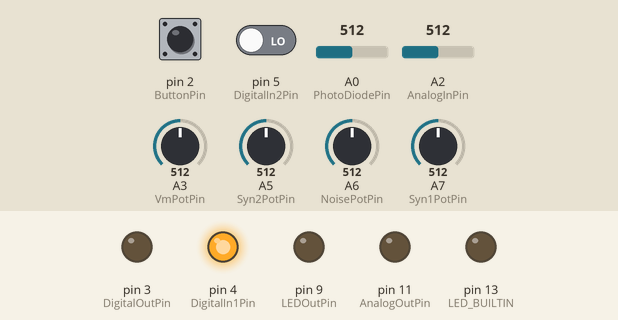
The sketch below on a simulated Arduino Nano, built with avr-gcc and run on an emulated ATmega328P. Shown: output pins drawn as LEDs (lit = HIGH). Dashed ring = blinking. The test bench sets the inputs (shaded band); at power-on: pin 2 (ButtonPin) LOW, A5 (Syn2PotPin) = 512, A0 (PhotoDiodePin) = 512, pin 5 (DigitalIn2Pin) LOW, A2 (AnalogInPin) = 512, A3 (VmPotPin) = 512, A6 (NoisePotPin) = 512, A7 (Syn1PotPin) = 512. Random numbers use the default seed unless the sketch sets one; what the sketch prints to the serial monitor is not drawn.

Above: at 1.2 s.
1.3 s: pin 2 (ButtonPin) pulled HIGH for 0.15 s
At 1.37 s:
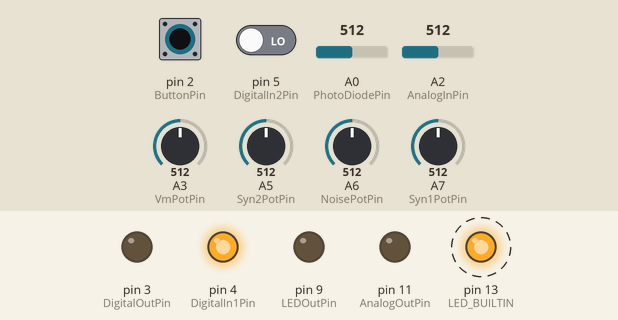
At 3.9 s:
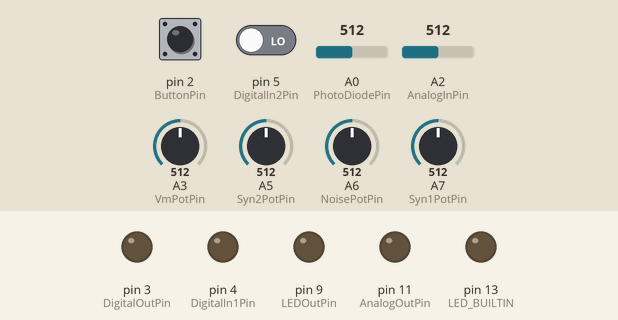
4.4 s: A5 (Syn2PotPin) set to 306
At 6.65 s:
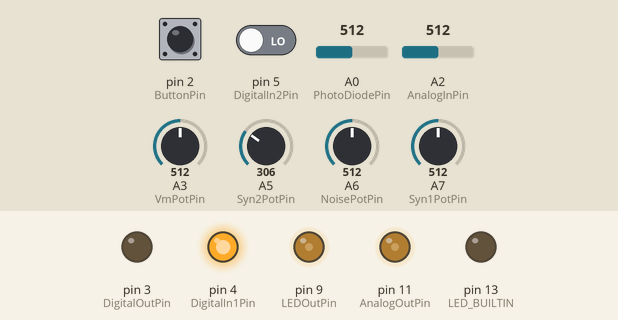
7.4 s: A0 (PhotoDiodePin) set to 30
10.4 s: pin 5 (DigitalIn2Pin) driven HIGH
13.4 s: pin 2 (ButtonPin) pulled HIGH for 3.2 s
Timing chart, 0 to 25.4 s (numbered marks = the images above; inputs shaded):
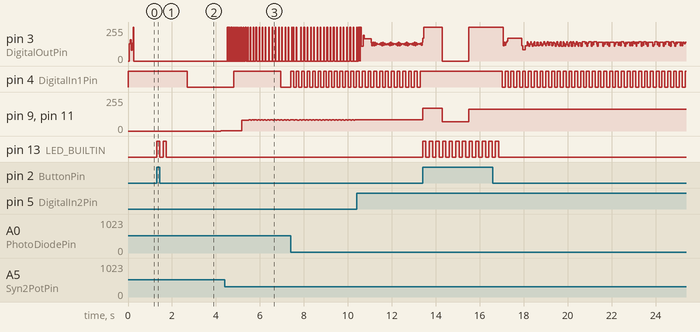

Measured:
- after the input at 1.3 s, pin 13 (LED_BUILTIN): alternates HIGH for 0.15 s and LOW for 0.15 s, 4 changes in all, then stays LOW, starting at once
- after the input at 4.4 s, pin 3 (DigitalOutPin): 0/255 → 255/255 after 0.11 s, then repeats every 0.05 s: 0/255 0.03 s, 255/255 0.02 s

The sketch:

SpikelingArduinoScript.ino
```cpp
////////////////////////////////////////////////////////////////////////////
// Spikeling v1.0. By T Baden, Sussex Neuroscience, UK (www.badenlab.org) //
// 2017                                                             //
// Izhikevich model taken from original paper (2003 IEEE)                 //
////////////////////////////////////////////////////////////////////////////

///////////////////////////////////////////////////////////////////////////
// KEY PARAMETERS TO SET BY USER  /////////////////////////////////////////
///////////////////////////////////////////////////////////////////////////

int   nosound         = 0;    // 0 default, click on spike + digi out port active. 1 switches both off
int   noled           = 0;    // 0 default, 1 switches the LED off
int   AnalogInActive  = 1;  // PORT 3 setting: Is Analog In port in use? Note that this shares the dial with the Syn2 (PORT 2) dial

float PD_Scaling      = 0.5;  // the lower the more sensitive.                       Default = 0.5
int   SynapseScaling  = 50;   // The lower, the stronger the synapse.                Default = 50
int   VmPotiScaling   = 2;    // the lower, the stronger the impact of the Vm poti.  Default = 2
int   AnalogInScaling = 2500; // the lower, the stronger the impact of Analog Input. Default = 2500
int   NoiseScaling    = 10;   // the lower, the higher the default noise level.      Default = 10

float Synapse_decay = 0.995; // speed of synaptic decay.The difference to 1 matters - the smaller the difference, the slower the decay. Default  = 0.995
float PD_gain_min   = 0.0;   // the photodiode gain cannot decay below this value
float timestep_ms   = 0.1;  // default 0.1, so the model runs at 10 kHz at default (0.1 ms steps). Changing this will speed up / slow down everything. This can be set a lot faster if desired, but individual functions will start to fail so test carefully

// set up Neuron behaviour array parameters
int   nModes = 5; // set this to number of entries in each array. Entries 1 define Mode 1, etc..

  // Izhikevich model parameters - for some pre-tested behaviours from the original paper, see bottom of the script
float Array_a[]           =  { 0.02,  0.02, 0.02, 0.02, 0.02 }; // time scale of recovery variable u. Smaller a gives slower recovery
float Array_b[]           =  { 0.20,  0.20, 0.25, 0.20, -0.1 }; // recovery variable associated with u. greater b coules it more strongly (basically sensitivity)
int   Array_c[]           =  {  -65,   -50,  -55,  -55,  -55 }; // after spike reset value
float Array_d[]           =  {  6.0,   2.0, 0.05,  4.0,  6.0 }; // after spike reset of recovery variable

float Array_PD_decay[]    =  { 0.00005,  0.001, 0.00005,  0.001, 0.00005  }; // slow/fast adapting Photodiode - small numbers make diode slow to decay
float Array_PD_recovery[] =  {   0.001,   0.01,   0.001,   0.01,   0.001  }; // slow/fast adapting Photodiode - small numbers make diode recover slowly
int   Array_DigiOutMode[] =  {       1,      1,       1,      1,       1  }; // PORT 1 setting. 0: Synapse 1 In, 1: Stimulus out, 2: 50 Hz binary noise out (for reverse correlation)
int   Array_PD_polarity[] =  {       1,     -1,      -1,      1,       1  }; // 1 or -1, flips photodiode polarity, i.e. 1: ON cell, 2: OFF cell

/////////////////////////////////////////////////////////////////////////////////////////////////////////////////////////////////////////
// MAIN PROGRAMME - ONLY CHANGE IF YOU KNOW WHAT YOU ARE DOING !                                                                       //
/////////////////////////////////////////////////////////////////////////////////////////////////////////////////////////////////////////

// set up pins
#define PhotoDiodePin A0 // Photodiode
#define LEDOutPin 9      // LED
#define ButtonPin 2      // Push button to switch spike modes
#define VmPotPin A3      // Resting membrane potential
#define Syn1PotPin A7    // efficacy synapse 1
#define Syn2PotPin A5    // efficacy synapse 2
#define NoisePotPin A6   // scaling of Noise level
#define DigitalIn1Pin 4  // Synapse 1 Input - expects 5V pulses
#define DigitalIn2Pin 5  // Synapse 2 input - expects 5V pulses
#define AnalogInPin A2   // Analog in- takes 0-5V (positive only)
#define DigitalOutPin 3  // "Axon" - generates 5V pulses
#define AnalogOutPin 11  // Analog out for full spike waveform

////////////////////////////////////////////////////////////////////////////
// Setup variables required to drive the model
float I_total;           // Total input current to the model
float I_PD;              // Photodiode current
float I_Vm;              // Vm setting current
float I_Synapse;         // Total synaptic current of both synapses
float I_AnalogIn;        // Current from analog Input
float I_Noise;           // Noise current
float Synapse1Ampl;      // Synapse 1 efficacy
float Synapse2Ampl;      // Synapse 2 efficacy
float AnalogInAmpl;      // Analog In efficacy
float NoiseAmpl;         // Added Noise level

//Set read intervals for different inputs
long PDinterval            = 100;    // how often do we read the photodiode? (in us)
long PDpreviousMicros      = 0;
long SpikeIninterval       = 1000; // how often do we read the Digi Ins? (in us)
long SpikeInpreviousMicros = 0;
long Outputinterval        = 1000; // how often do update the output LEDs/serial (in us). Note this also defines Digi Out "spike" duration
long OutputpreviousMicros  = 0;
long ModelpreviousMicros   = 0;
long DigiOutInterval       = 1000;    // how often do consider the DigiOut port in stimulation mode (in us) - this will affect the "noise" frequency as well as Step frequency
long DigiOutpreviousMicros = 0;

// initialise state variables for different inputs
boolean spike = false;
int     buttonState    = 0;
int     SpikeIn1State  = 0;
int     SpikeIn2State  = 0;
int     VmPotVal       = 0;
float   Syn1PotVal     = 0.0;
float   Syn2PotVal     = 0.0;
float   NoisePotVal    = 0.0;
float   AnalogInPotVal = 0.0;
float   AnalogInVal    = 0.0;
int     PDVal          = 0;
int     Stimulator_Val = 0;

// for PD smoothing // this is a dirty hack to smooth the photodiode current which in raw form generates ugly noise spikes
int PDVal_Array[]         =  {0,0,0,0,0,0,0,0,0,0};
int PD_integration_counter= 0;
float PDVal_smoothed      = 0;

float PD_gain = 1.0;
int NeuronBehaviour = 0; // 0:8 for different modes, cycled by button
int DigiOutStep = 0;     // stimestep counter for stimulator mode
int Stim_State = 0;      // State of the internal stimulator
float v; // voltage in Iziekevich model
float u; // recovery variable in Iziekevich model

int startMicros = micros();

////////////////////////////////////////////////////////////////////////////
// SETUP (this only runs once at when the Arduino is initialised) //////////
////////////////////////////////////////////////////////////////////////////

void setup(void) {
  Serial.begin(230400); //
  // Set all the PINs
  pinMode(LED_BUILTIN, OUTPUT); // 13 digital
  pinMode(AnalogOutPin, OUTPUT); // 11 "digital" PWM
  pinMode(DigitalOutPin, OUTPUT); // 3 digital
  pinMode(LEDOutPin, OUTPUT); // 9 digital PWM
  pinMode(DigitalIn1Pin, INPUT); // 4 digital
  pinMode(DigitalIn2Pin, INPUT); // 5 digital
  pinMode(ButtonPin, INPUT); // 2 digital
  pinMode(PhotoDiodePin, INPUT); // 0 analog
  pinMode(AnalogInPin, INPUT); // 5 analog // same as Synapse 2
  pinMode(VmPotPin,INPUT); // 3 analog
  pinMode(Syn1PotPin,INPUT); // 7 analog
  pinMode(Syn2PotPin,INPUT); // 5 analog // this one also controls the Analog In gain!
  pinMode(NoisePotPin,INPUT); // 6 analog

  if (Array_DigiOutMode[NeuronBehaviour]==0) {
      pinMode(DigitalIn1Pin, INPUT); // SET SYNAPSE 1 IN AS INTENDED
    } else {
      pinMode(DigitalIn1Pin, OUTPUT); // SET SYNAPSE 1 IN AS STIMULATOR OUT CHANNEL
    }

  TCCR2B = TCCR2B & 0b11111000 | 0x01; // sets PWM pins 3 and 11 (timer 2) to 31250 Hz
}

////////////////////////////////////////////////////////////////////////////
// MAIN ////////////////////////////////////////////////////////////////////
////////////////////////////////////////////////////////////////////////////

void loop(void) {

  // check system time in microseconds
  unsigned long currentMicros = micros() - startMicros;

  // read button to change spike model
  buttonState = digitalRead(ButtonPin);
  if (buttonState == HIGH) {
    NeuronBehaviour+=1;
    if (NeuronBehaviour>=nModes) {NeuronBehaviour=0;}
    Serial.print("Neuron Mode:");
    Serial.println(NeuronBehaviour);
    for (int modeblink = 0; modeblink < NeuronBehaviour +1; modeblink++) {
      digitalWrite(LED_BUILTIN, HIGH); // Blinks the onboard LED according to which programme is selected
      delay(150);
      digitalWrite(LED_BUILTIN, LOW);
      delay(150);
    }
    if (Array_DigiOutMode[NeuronBehaviour]==0) {
      pinMode(DigitalIn1Pin, INPUT); // SET SYNAPSE 1 IN AS INTENDED
    } else {
      pinMode(DigitalIn1Pin, OUTPUT); // SET SYNAPSE 1 IN AS STIMULATOR OUT CHANNEL
    }
  }

  // read Vm potentiometer to calculate I_Vm
  VmPotVal = analogRead(VmPotPin); // 0:1023, Vm
  I_Vm = -1 * (VmPotVal-512) / VmPotiScaling;

  // read analog In potentiometer to set Analog in and Noise scaling
  AnalogInPotVal = analogRead(Syn2PotPin); // 0:1023, Vm - reads same pot as Synapse 2!
  AnalogInAmpl = (AnalogInPotVal - 512) / AnalogInScaling;

  NoisePotVal = analogRead(NoisePotPin); // 0:1023, Vm
  NoiseAmpl = -1 * ((NoisePotVal-512) / NoiseScaling);
  if (NoiseAmpl<0) {NoiseAmpl = 0;}

  // read analog in to calculate I_AnalogIn and I_Noise
  AnalogInVal = analogRead(AnalogInPin); // 0:1023
  I_AnalogIn = -1 * (AnalogInVal) * AnalogInAmpl;
  if (AnalogInActive == 0) {I_AnalogIn = 0;}

  I_Noise+=random(-NoiseAmpl/2,NoiseAmpl/2);
  I_Noise*=0.9;


  // read Photodiode every PDinterval microseconds
  if(currentMicros - PDpreviousMicros > PDinterval) {
    PDpreviousMicros = currentMicros;

    int PDVal = analogRead(PhotoDiodePin); // 0:1023

    // PD integration over 5 points
    if (PD_integration_counter<10) {
      PD_integration_counter+=1;
    } else {
      PD_integration_counter=0;
    }
    PDVal_Array[PD_integration_counter]=PDVal;
    PDVal_smoothed=(PDVal_Array[0]+PDVal_Array[1]+PDVal_Array[2]+PDVal_Array[3]+PDVal_Array[4]+PDVal_Array[5]+PDVal_Array[6]+PDVal_Array[7]+PDVal_Array[8]+PDVal_Array[9])/10; // dirty hack to smooth PD current - could be a lot more elegant

    I_PD = ((PDVal_smoothed) / PD_Scaling) * PD_gain; // input current

    if (PD_gain>PD_gain_min){
      PD_gain-=Array_PD_decay[NeuronBehaviour]*I_PD; // adapts proportional to I_PD
       if (PD_gain<PD_gain_min){
        PD_gain=PD_gain_min;
      }
    }
    if (PD_gain<1.0) {
      PD_gain+=Array_PD_recovery[NeuronBehaviour]; // recovers by constant % per iteration
    }
  }

  // Read the two synapses to calculate Synapse Ampl parameters
  Syn1PotVal = analogRead(Syn1PotPin); // 0:1023, Vm
  Synapse1Ampl = -1* (Syn1PotVal-512) / SynapseScaling; //
  Syn2PotVal = analogRead(Syn2PotPin); // 0:1023, Vm
  Synapse2Ampl = -1 * (Syn2PotVal-512) / SynapseScaling; //

  // read Synapse digital inputs every SpikeIninterval microseconds
  if(currentMicros - SpikeInpreviousMicros > SpikeIninterval) {
    SpikeInpreviousMicros = currentMicros;
    SpikeIn1State = digitalRead(DigitalIn1Pin);
    if (Array_DigiOutMode[NeuronBehaviour]>0){
      SpikeIn1State = LOW;
    }
    SpikeIn2State = digitalRead(DigitalIn2Pin);
    if (SpikeIn1State == HIGH) {I_Synapse+=Synapse1Ampl;}
    if (SpikeIn2State == HIGH) {I_Synapse+=Synapse2Ampl;}
  }
  // Decay all synaptic current towards zero
  I_Synapse*=Synapse_decay;

  // calculate Izhikevich model
  float I_total = I_PD*Array_PD_polarity[NeuronBehaviour] + I_Vm + I_Synapse + I_AnalogIn + I_Noise; // Add up all current sources

  if(currentMicros - ModelpreviousMicros > timestep_ms*1000) {
    ModelpreviousMicros = currentMicros;
    v = v + timestep_ms*(0.04 * v * v + 5*v + 140 - u + I_total);
    u = u + timestep_ms*(Array_a[NeuronBehaviour] * ( Array_b[NeuronBehaviour]*v - u));
    if (v>=30.0){v=Array_c[NeuronBehaviour]; u+=Array_d[NeuronBehaviour];}
    if (v<=-90) {v=-90.0;} // prevent from analog out (below) going into overdrive - but also means that it will flatline at -90. Change the "90" in this line and the one below if want to
    int AnalogOutValue = (v+90) * 2;
    analogWrite(AnalogOutPin,AnalogOutValue);
    if (noled==0) {
      analogWrite(LEDOutPin,AnalogOutValue);
    }
  }
  if  (v>-30.0) {spike=true;}   // check if there has been a spike for digi out routine (below)

  // trigger audio click and Digi out 5V pulse if there has been a spike
  if(currentMicros - OutputpreviousMicros > Outputinterval) {
    OutputpreviousMicros = currentMicros;
    if (spike==true) {
      if (nosound==0) {
        digitalWrite(DigitalOutPin, HIGH);
      }
      spike=false;
    }
    else {
      digitalWrite(DigitalOutPin, LOW);
    }
  }

  // Set DigiOut level if Array_DigiOutMode[NeuronBehaviour] is not 0
  if (Array_DigiOutMode[NeuronBehaviour]==1){ // if in Step Mode
    if(currentMicros - DigiOutpreviousMicros > DigiOutInterval) {
      DigiOutpreviousMicros = currentMicros;
      if (DigiOutStep<Stimulator_Val){
         digitalWrite(DigitalIn1Pin, HIGH); // use synapse 1 pin as stimulator
         Stim_State = 1;
      } else {
         digitalWrite(DigitalIn1Pin, LOW);
         Stim_State = 0;
      }
      DigiOutStep+=1;
      if (DigiOutStep>=Stimulator_Val*2) {
        DigiOutStep = 0;
        Stimulator_Val = round((Syn1PotVal/1023) * 100); // also calculate 0-100 range variable in case Synapse 1 input is used as stimulator instead

        Stimulator_Val = Stimulator_Val * 10;
        if (Stimulator_Val<10) {Stimulator_Val=10;}


      } // the *2 sets duty cycle to 50 %. higher multipliers reduce duty cycle
    }
  }
  if (Array_DigiOutMode[NeuronBehaviour]==2){ // if in Noise Mode
    if(currentMicros - DigiOutpreviousMicros > DigiOutInterval) {
      DigiOutpreviousMicros = currentMicros;
      int randNumber = random(100);
      if (randNumber<50) {digitalWrite(DigitalIn1Pin, LOW); Stim_State = 0;}
      if (randNumber>=50) {digitalWrite(DigitalIn1Pin, HIGH); Stim_State = 1;}
    }
  }

  // Serial output in order

  // Oscilloscope 1
  Serial.print(v);              // Ch1: voltage
  Serial.print(", ");
  Serial.print(I_total);        // Ch2: Total input current
  Serial.print(", ");
  Serial.print(Stim_State);     // Ch3: Internal Stimulus State (if Synapse 1 mode >0)
  Serial.print(", ");

  // Oscilloscope 2
  Serial.print(SpikeIn1State);  // Ch4: State of Synapse 1 (High/Low)
  Serial.print(", ");
  Serial.print(SpikeIn2State);  // Ch5: State of Synapse 2 (High/Low)
  Serial.print(", ");
  Serial.print(I_PD);           // Ch6: Total Photodiode current
  Serial.print(", ");

  // Oscilloscope 3
  Serial.print(I_AnalogIn);     // Ch7: Total Analog In current
  Serial.print(", ");
  Serial.print(I_Synapse);      // Ch8: Total Synaptic Current
  Serial.print(", ");
  Serial.print(currentMicros);   // Ch9: System Time in us
  Serial.println("\r");

}

////////////////////////////////////////////////////////////////////////////////////////////////

// From Iziekevich.org - see also https://www.izhikevich.org/publications/figure1.pdf:
//      0.02      0.2     -65      6       14 ;...    % tonic spiking
//      0.02      0.25    -65      6       0.5 ;...   % phasic spiking
//      0.02      0.2     -50      2       15 ;...    % tonic bursting
//      0.02      0.25    -55     0.05     0.6 ;...   % phasic bursting
//      0.02      0.2     -55     4        10 ;...    % mixed mode
//      0.01      0.2     -65     8        30 ;...    % spike frequency adaptation
//      0.02      -0.1    -55     6        0  ;...    % Class 1
//      0.2       0.26    -65     0        0  ;...    % Class 2
//      0.02      0.2     -65     6        7  ;...    % spike latency
//      0.05      0.26    -60     0        0  ;...    % subthreshold oscillations
//      0.1       0.26    -60     -1       0  ;...    % resonator
//      0.02      -0.1    -55     6        0  ;...    % integrator
//      0.03      0.25    -60     4        0;...      % rebound spike
//      0.03      0.25    -52     0        0;...      % rebound burst
//      0.03      0.25    -60     4        0  ;...    % threshold variability
//      1         1.5     -60     0      -65  ;...    % bistability
//        1       0.2     -60     -21      0  ;...    % DAP
//      0.02      1       -55     4        0  ;...    % accomodation
//     -0.02      -1      -60     8        80 ;...    % inhibition-induced spiking
//     -0.026     -1      -45     0        80];       % inhibition-induced bursting
```
